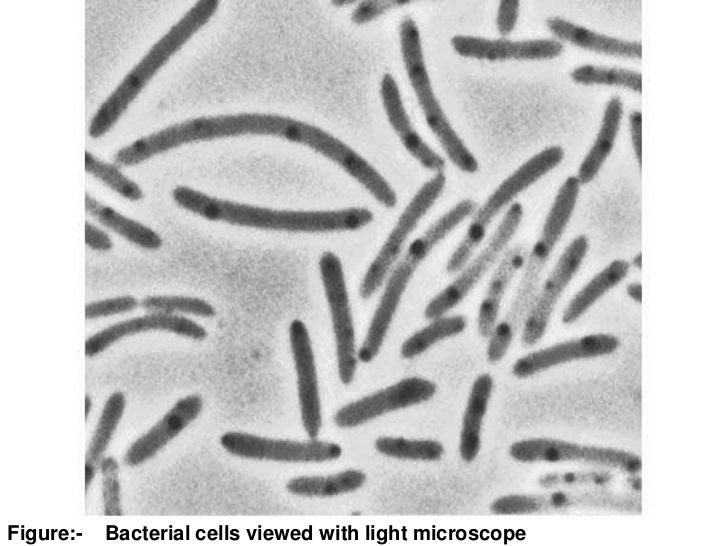
#> input picture bacteria.jpg, 728 x 546 px
$ python Machine_Learnia_8.py
#> lines starting #> are read from the running program, lines starting #| are printed output that depends on the picture; after the words box and inside, x2 and y2 are one past the last pixel; in counts of white or black regions, pixels touching at a corner belong together
# -*- coding: utf-8 -*-
"""
Created on Fri May 29 00:51:58 2020

@author: nicol
"""

### Machine learnia vidéo 16

import numpy as np
import matplotlib.pyplot as plt

from scipy.interpolate import interp1d
from scipy import optimize

"""
x = np.linspace(0, 2, 100)
y = 1/3*x**3 - 3/5*x**2 + 2 + np.random.randn(x.shape[0])/20
plt.scatter(x, y)

def f(x, a, b, c, d):
    return(a*x**3 + b*x**2 + c*x + d)


params, param_cov = optimize.curve_fit(f, x, y)

plt.scatter(x, y)
plt.plot(x, f(x, params[0], params[1], params[2], params[3]), c = 'g')
"""
"""
def f2(x):
    return(x**2 + 15*np.sin(x))

x = np.linspace(-10, 10, 100)

x0 = - 5
result = optimize.minimize(f2, x0 = x0).x

plt.plot(x, f2(x), lw = 3, zorder = -1)
plt.scatter(result, f2(result), s = 100, c = 'r', zorder = 1)
plt.scatter(x0, f2(x0), s = 200, marker = '+', c = 'g', zorder = 1)
plt.show()
"""
"""
x = np.linspace(0, 20, 100)
y = x + 4*np.sin(x) + np.random.randn(x.shape[0])
"""

from scipy import signal
"""
new_y = signal.detrend(y)

plt.figure()
plt.plot(x, y)
plt.plot(x, new_y)
plt.show()
"""
### Fourier
"""
x = np.linspace(0, 30, 1000)
y = 3*np.sin(x) + 2*np.sin(5*x) + np.sin(10*x)


from scipy import fftpack

fourier = fftpack.fft(y)
power = np.abs(fourier)
frequences = fftpack.fftfreq(y.size)
plt.plot(np.abs(frequences), power)

"""
### filtrage
"""
x = np.linspace(0, 30, 1000)
y = 3*np.sin(x) + 2*np.sin(5*x) + np.sin(10*x) + np.random.random(x.shape[0])*10
plt.figure()
plt.plot(x, y)


from scipy import fftpack

fourier = fftpack.fft(y)
power = np.abs(fourier)
frequences = fftpack.fftfreq(y.size)
plt.figure()
plt.plot(np.abs(frequences), power)

fourier[power<400] = 0
plt.figure()
plt.plot(np.abs(frequences), np.abs(fourier))

filtered_signal = fftpack.ifft(fourier)
plt.figure()
plt.plot(x, y, lw = 0.5)
plt.plot(x, filtered_signal, lw = 3)
plt.show()
"""
### Morphology

from scipy import ndimage
"""
np.random.seed(0)

X = np.zeros((32, 32))
X[10:-10, 10:-10] = 1
X[np.random.randint(0, 32, 30), np.random.randint(0, 32, 30)] = 1
plt.figure()
plt.imshow(X)

open_x = ndimage.binary_opening(X)
plt.figure()
plt.imshow(open_x)
"""
### Image

image = plt.imread('bacteria.jpg')
#> image is the input picture: shape (546, 728, 3); min 0, max 255, mean 200.6
s = image.shape
#> s = (546, 728, 3)
d = 8
image = image[s[0]//d:-s[0]//d, s[1]//d:-s[1]//d, 0]
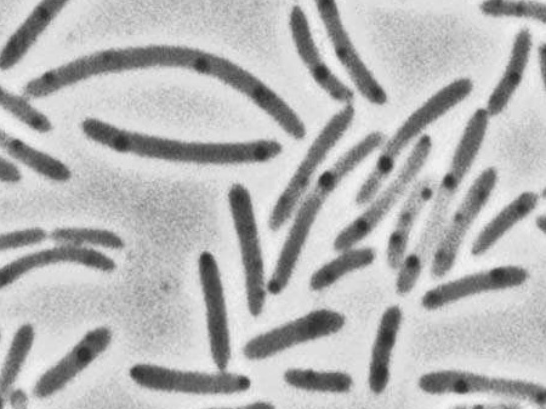
#> image: shape (409, 546); min 43, max 244, mean 180.6
plt.figure()
plt.imshow(image, cmap  = 'gray')
plt.colorbar()
plt.imshow(image)

image_2 = np.copy(image)
plt.figure()
plt.hist(image_2.ravel(), bins = 255)
plt.show()
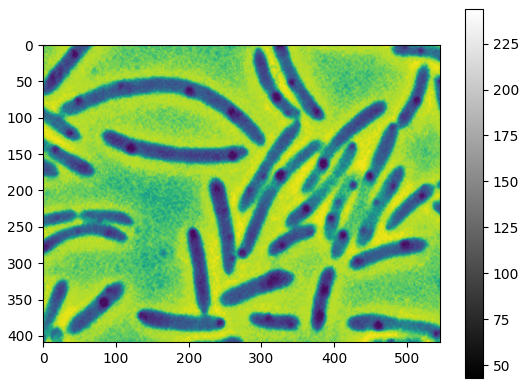
#> figure drawn by matplotlib, 2 panels
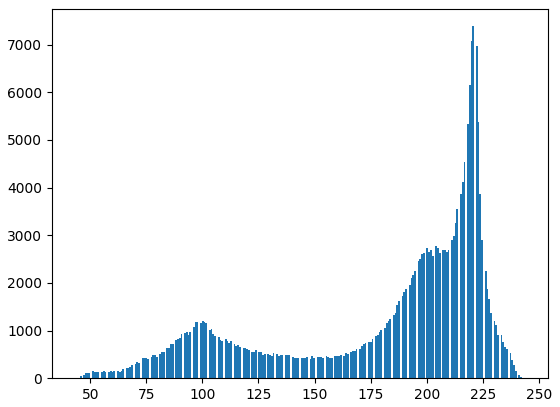
#> figure drawn by matplotlib, 1 panel; tallest bar 7384 high, from x = 220.4 to 221.1


image = image < 130
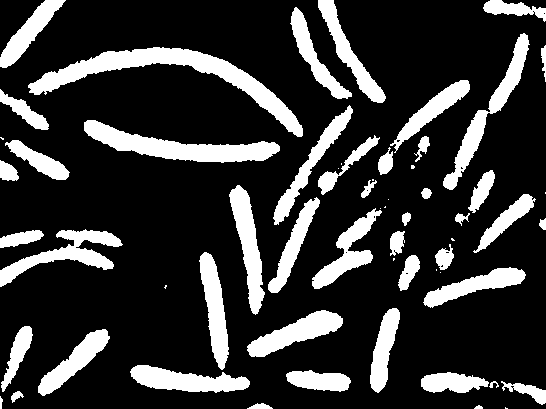
#> image: shape (409, 546) bool; 20.9% white; 61 white regions (15 under 20 px), largest, box (x1, y1, x2, y2) and area: (28, 47, 303, 137) 4964, (84, 120, 280, 163) 3391, (443, 33, 530, 190) 2303
plt.figure()
plt.imshow(image)

open_x = ndimage.binary_opening(image)
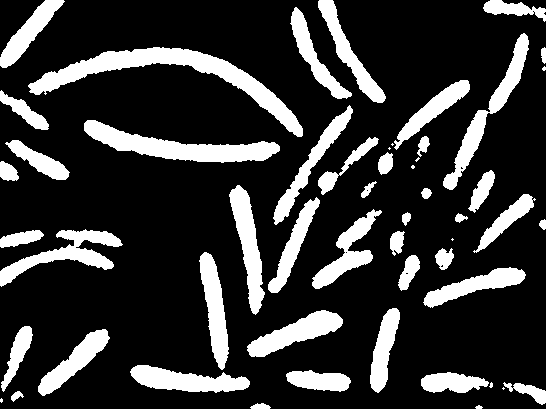
#> open_x: shape (409, 546) bool; 20.7% white; 53 white regions (9 under 20 px), largest, box (x1, y1, x2, y2) and area: (28, 47, 303, 137) 4949, (84, 120, 280, 163) 3388, (443, 33, 529, 190) 2288
plt.figure()
plt.imshow(open_x)

label_image, n_labels = ndimage.label(open_x)
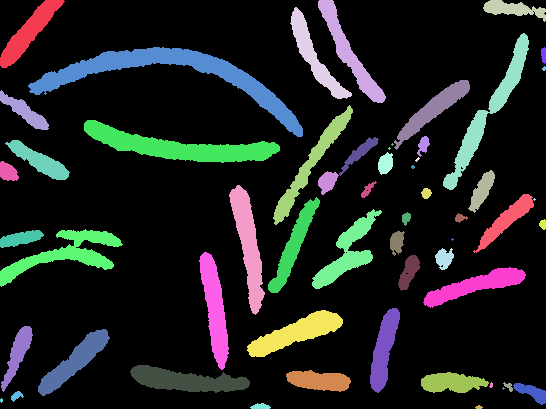
#> label_image: shape (409, 546) int32; 57 distinct labels, from 0 to 56; one colour per label, 0 black
#> n_labels = 56
plt.figure()
plt.imshow(label_image)

sizes = ndimage.sum(open_x, label_image, range(n_labels))
#> sizes = 56 values, max 4949 at index 6, min 0 at index 0, mean 823.5
plt.figure()
#tailles des différentes bactéries
plt.scatter(range(n_labels), sizes, c = 'orange')
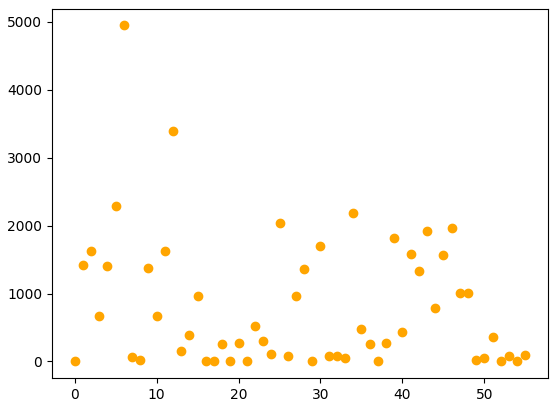
#> figure drawn by matplotlib, 1 panel
